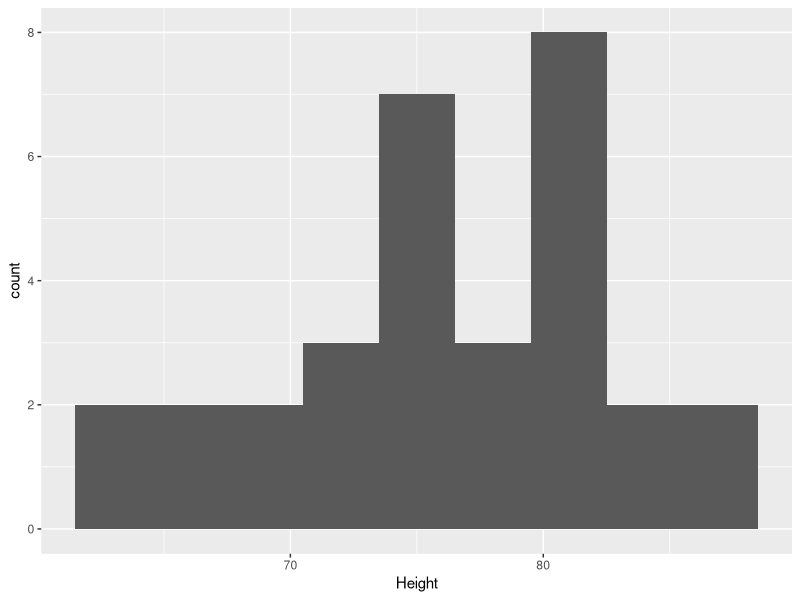
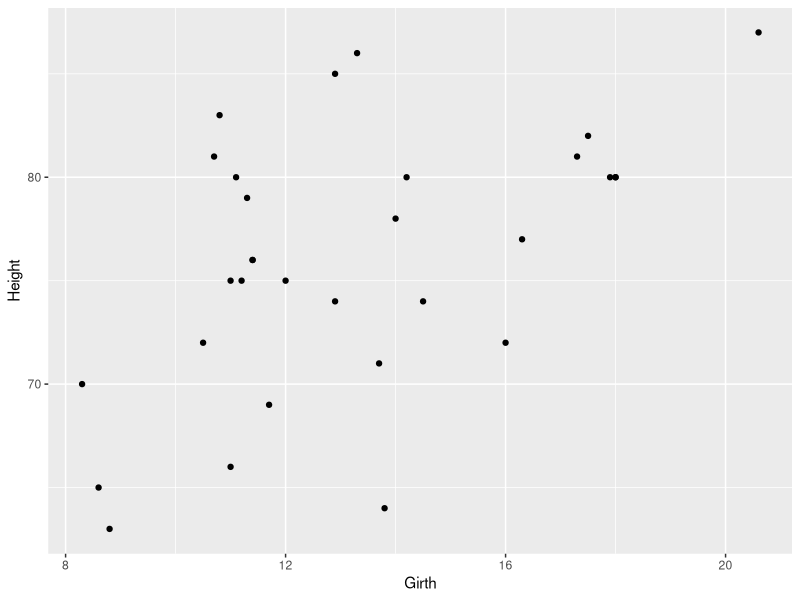

Write R code to recreate these figures, in order.
## ---- chunk 1
knitr::opts_chunk$set(
  eval      = TRUE,
  comment   = "#",
  results   = "hold",
  # collapse  = TRUE,
  fig.align = "center")
## ---- chunk 2
library(tidyverse)
data(trees)
head(trees)
## ---- chunk 3
trees %>% ggplot(aes(x = Height)) + geom_histogram(binwidth = 3)
## ---- chunk 4
M0 <- lm(data = trees, Height ~ 1.) # only intercept
# the m.l.e. of theta_0
theta1_M0 <- M0$coefficients[1]
theta1_M0
# log likelihood
logLik(M0)
## ---- chunk 5
trees %>% ggplot(aes(x = Girth, y = Height)) + 
  geom_point()
## ---- chunk 6
cor(trees$Girth, trees$Height)
## ---- chunk 7
M1 <- lm(data = trees, Height ~ Girth) # intercept and slope
theta1_M1 <- M1$coefficients[1]
theta2_M1 <- M1$coefficients[2]
# theta1 takes a different value:
print(c(theta1_M0, theta1_M1))
# the log likelihood should improve
logLik(M1)
## ---- chunk 8
# 2 * log-likelihood ratio
lrt <- as.numeric(2 * (logLik(M1) - logLik(M0)))
print("2 log(L1 / L0)")
print(lrt)

# difference in parameters
df0 <- length(M0$coefficients)
df1 <- length(M1$coefficients)
k <- df1 - df0
print("Number of extra parameters")
print(k)

# calculate (approximate) p-value
res <- pchisq(lrt, k, lower.tail = FALSE)
print(paste("p-value using Chi^2 with", k, "degrees of freedom"))
print(round(res, 4))
